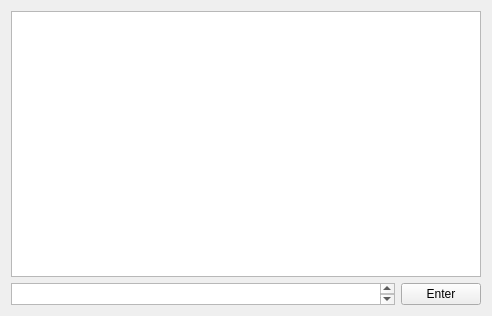
<?xml version="1.0" encoding="UTF-8"?>
<ui version="4.0">
 <class>MainWindow</class>
 <widget class="QMainWindow" name="MainWindow">
  <property name="geometry">
   <rect>
    <x>0</x>
    <y>0</y>
    <width>492</width>
    <height>316</height>
   </rect>
  </property>
  <property name="sizePolicy">
   <sizepolicy hsizetype="Ignored" vsizetype="Ignored">
    <horstretch>5</horstretch>
    <verstretch>5</verstretch>
   </sizepolicy>
  </property>
  <property name="sizeIncrement">
   <size>
    <width>5</width>
    <height>5</height>
   </size>
  </property>
  <property name="windowTitle">
   <string>MainWindow</string>
  </property>
  <widget class="QWidget" name="centralWidget">
   <layout class="QGridLayout" name="gridLayout">
    <item row="0" column="0" colspan="2">
     <widget class="QTextBrowser" name="textBrowser"/>
    </item>
    <item row="1" column="0">
     <widget class="QTextEdit" name="textEdit">
      <property name="sizePolicy">
       <sizepolicy hsizetype="Expanding" vsizetype="Ignored">
        <horstretch>0</horstretch>
        <verstretch>0</verstretch>
       </sizepolicy>
      </property>
     </widget>
    </item>
    <item row="1" column="1">
     <widget class="QPushButton" name="pushButton">
      <property name="text">
       <string>Enter</string>
      </property>
     </widget>
    </item>
   </layout>
  </widget>
 </widget>
 <layoutdefault spacing="6" margin="11"/>
 <resources/>
 <connections/>
</ui>
